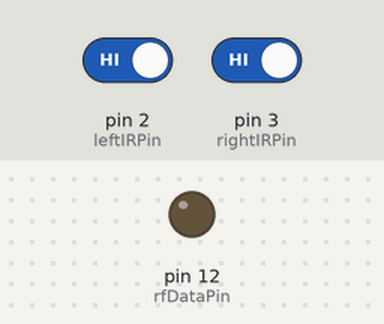
Bench run of a sketch on a simulated Arduino Uno, built with avr-gcc and run on an emulated ATmega328P. Shown: output pins drawn as LEDs (lit = HIGH). Inputs (shaded band) come from the test bench; at power-on: pin 2 (leftIRPin) HIGH, pin 3 (rightIRPin) HIGH.

Above: at 1.8 s.
1.9 s: pin 2 (leftIRPin) driven LOW and pin 3 (rightIRPin) driven LOW
At 2.6 s:
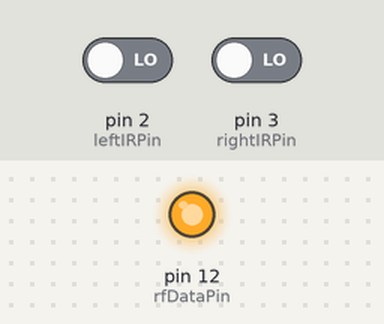
3.5 s: pin 2 (leftIRPin) driven HIGH
At 4.7 s:
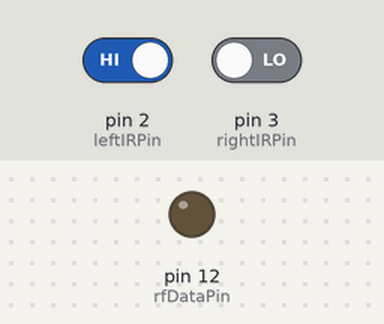
5.0 s: pin 2 (leftIRPin) driven LOW
At 6.1 s:
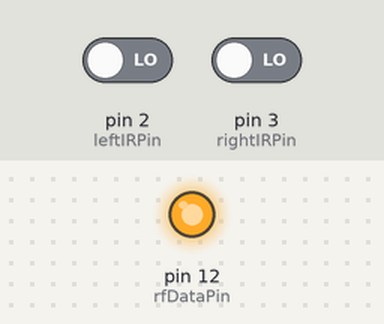
Timing chart, 0 to 8.0 s (numbered marks = the images above; inputs shaded):
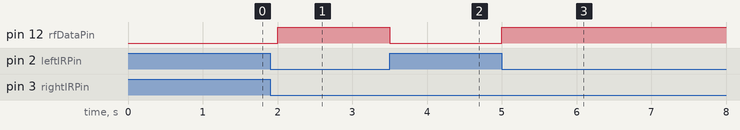

Measured:
- after the input at 1.9 s, pin 12 (rfDataPin): LOW → HIGH after 0.10 s
- after the input at 3.5 s, pin 12 (rfDataPin): HIGH → LOW at once
- after the input at 5.0 s, pin 12 (rfDataPin): LOW → HIGH at once

The sketch:

Helmet_unit.ino
```cpp
// got some rf transmitters and receiver boards hence changing code because those dont understand radiohead signals

const int leftIRPin = 2;
const int rightIRPin = 3;
const int rfDataPin = 12;

void setup() {
  pinMode(leftIRPin, INPUT);
  pinMode(rightIRPin, INPUT);
  pinMode(rfDataPin, OUTPUT);

  // Setting default state to HIGH
  digitalWrite(rfDataPin, HIGH);
}

void loop() {
  int leftState = digitalRead(leftIRPin);
  int rightState = digitalRead(rightIRPin);

  // IR sensors usually output LOW when an obstacle (person head) is detected
  if (leftState == LOW && rightState == LOW) {
    // SAFE: Helmet is ON. ( ie helmet is put on)
    digitalWrite(rfDataPin, HIGH);
  } else {
    // UNSAFE: Helmet is OFF(ie user did not wear the helmet)
    digitalWrite(rfDataPin, LOW);
  }

  delay(500); // delay for stability issues
}
```
